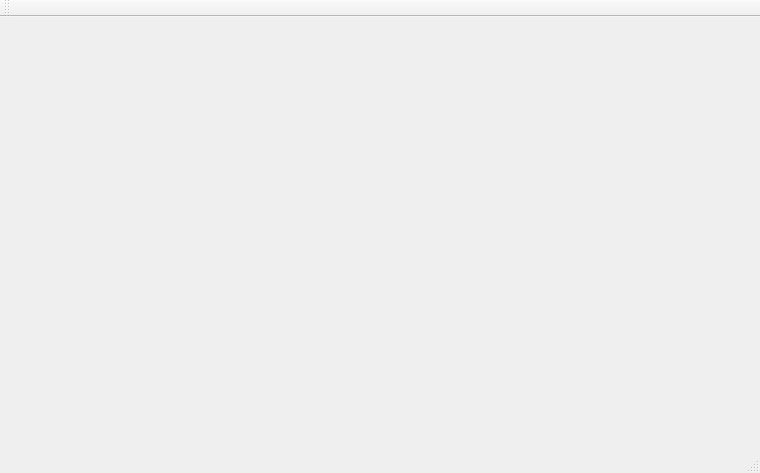
<?xml version="1.0" encoding="UTF-8"?>
<ui version="4.0">
 <class>MainWindow</class>
 <widget class="QMainWindow" name="MainWindow">
  <property name="geometry">
   <rect>
    <x>0</x>
    <y>0</y>
    <width>760</width>
    <height>473</height>
   </rect>
  </property>
  <property name="windowTitle">
   <string>MainWindow</string>
  </property>
  <widget class="QWidget" name="centralWidget">
   <layout class="QGridLayout" name="gridLayout">
    <item row="0" column="0">
     <layout class="QGridLayout" name="gridLayout_2"/>
    </item>
   </layout>
  </widget>
  <widget class="QMenuBar" name="menuBar">
   <property name="geometry">
    <rect>
     <x>0</x>
     <y>0</y>
     <width>760</width>
     <height>22</height>
    </rect>
   </property>
  </widget>
  <widget class="QToolBar" name="mainToolBar">
   <attribute name="toolBarArea">
    <enum>TopToolBarArea</enum>
   </attribute>
   <attribute name="toolBarBreak">
    <bool>false</bool>
   </attribute>
  </widget>
  <widget class="QStatusBar" name="statusBar"/>
 </widget>
 <layoutdefault spacing="6" margin="11"/>
 <resources/>
 <connections/>
</ui>
